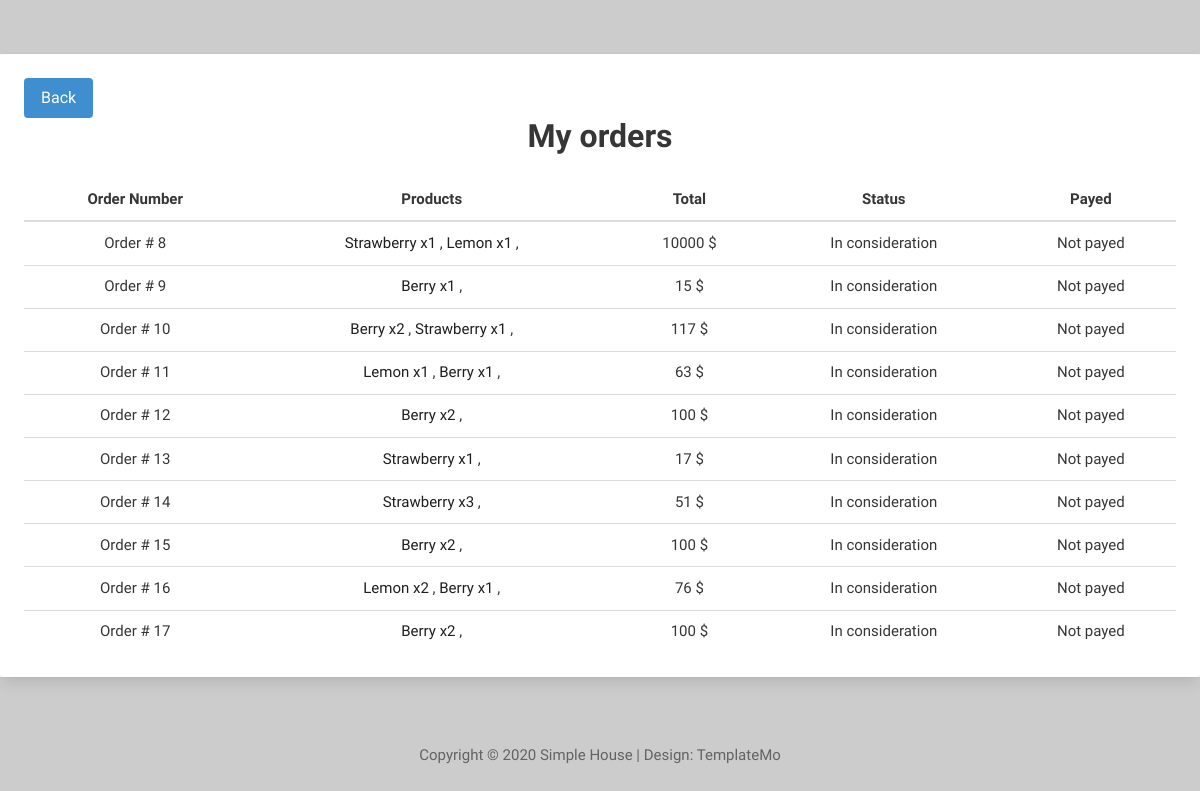
The page /orders/ (signed in) on the database its author committed.
### store/models.py (models this page shows, shortened)
class Order(models.Model):
    address = models.CharField(max_length=255, null=True, blank=True)
    phone = models.CharField(max_length=255, null=True)
    user = models.ForeignKey(User, on_delete=models.CASCADE, null=True)
    total_price = models.IntegerField()
    def __str__(self):
        return 'Order # %s' % (str(self.id))

class OrderProduct(models.Model):
    order = models.ForeignKey('store.Order', on_delete=models.CASCADE, related_name='order_products', null=True)
    product = models.ForeignKey('store.Products', on_delete=models.CASCADE)
    amount = models.IntegerField()
    total = models.IntegerField()
    def __str__(self):
        return '%s x%s' % (self.product, self.amount)

class Products(models.Model):
    category = models.ForeignKey('store.Category', on_delete=models.CASCADE, null=True)
    title = models.CharField(max_length=255)
    description = models.TextField()
    slug = models.SlugField()
    image = models.ImageField()
    price = models.IntegerField(null=True)
    def __str__(self):
        return self.title

### store/views.py (the view)
# urls.py: path('orders/', orders, name='orders'),
def orders(request):
    orders_list = Order.objects.filter(user=request.user)
    return render(request, 'orders.html', {'orders': orders_list})

### store/templates/orders.html (shortened to what this page needs)
{% load static %}
<!DOCTYPE html>
<html lang="en">
<head>
    <link rel="stylesheet" href="https://cdn.jsdelivr.net/npm/bulma@0.9.3/css/bulma.min.css">
    <link href="{% static '/css/all.min.css' %}" rel="stylesheet"/>
    <link href="{% static '/css/templatemo-style.css' %}" rel="stylesheet"/>
    <link rel="stylesheet" href="{% static '/css/style.css' %}">
</head>
<body>
    <br><br>
    <div class="container">
        <div class="card p-5">
                <a class='button is-info' href="{% url 'store:shop' %}">Back</a>
            <div class="content">
                {% if orders %}
                    <div class="title has-text-centered">My orders</div>
                    <table class="table has-text-centered">
                        <thead>
                        <tr>
                            <th>Order Number</th>
                            <th>Products</th>
                            <th>Total</th>
                            <th>Status</th>
                            <th>Payed</th>
                        </tr>
                        </thead>
                        <tbody>
                        {% for order in orders %}
                            <tr>
                                <td>{{ order }}</td>
                                <td>
                                    {% for order_product in order.order_products.all %}
                                        <a href="{% url 'store:detail' order_product.product.pk %}">
                                            {{ order_product }}
                                        </a>,
                                    {% endfor %}
                                </td>
                                <td>{{ order.total_price }} $</td>
                                <td>In consideration</td>
                                <td>Not payed</td>
                            </tr>
                        {% endfor %}
                        </tbody>
                    </table>
                {% else %}
                    <p class="title has-text-centered">Nothing ordered yet</p>
                {% endif %}
            </div>
        </div>
    </div>
<footer class="tm-footer text-center">
    <p>Copyright &copy; 2020 Simple House
        | Design: <a rel="nofollow" href="https://templatemo.com">TemplateMo</a></p>
</footer>
</body>
</html>

### store/static/css/templatemo-style.css (style rules this page uses)
ul, nav, body, h1, h2, h4, h6, p, figure { margin: 0; padding: 0; }
a, button { transition: all 0.3s ease; }
html { box-sizing: border-box; -ms-overflow-style: scrollbar; }
*, *::before, *::after { box-sizing: inherit; }
.container { width: 100%; max-width: 1200px; margin-right: auto; margin-left: auto; }
.text-center { text-align: center; }
body { font-family: 'Open Sans', Arial, sans-serif; font-size: 17px; background-color: #ccc; overflow-x: hidden; }
.container { background-color: white; }
p, address { color: #626364; line-height: 1.8; }
.tm-footer { padding: 25px 15px; margin-top: 40px; }
.tm-footer a { color: #626364; text-decoration: none; }

### store/static/css/style.css (style rules this page uses)
body { color: #666666; font-size: 15px; font-family: 'Athiti', sans-serif; line-height: 1.80857; }
a { color: #1f1f1f; text-decoration: none !important; outline: none !important; -webkit-transition: all .3s ease-in-out; -moz-transition: all .3s ease-in-out; -ms-transition: all .3s ease-in-out; -o-transition: all .3s ease-in-out; transition: all .3s ease-in-out; }
a { color: #1f1f1f; text-decoration: none; outline: none; }
a, .btn { text-decoration: none !important; outline: none !important; -webkit-transition: all .3s ease-in-out; -moz-transition: all .3s ease-in-out; -ms-transition: all .3s ease-in-out; -o-transition: all .3s ease-in-out; transition: all .3s ease-in-out; }

### rows shown on the page
Order: id "Order # 8", total_price "10000"
OrderProduct: product+amount "Strawberry x1"
OrderProduct: product+amount "Lemon x1"
Order: id "Order # 9", total_price "15"
OrderProduct: product+amount "Berry x1"
Order: id "Order # 10", total_price "117"
OrderProduct: product+amount "Berry x2"
OrderProduct: product+amount "Strawberry x1"
Order: id "Order # 11", total_price "63"
OrderProduct: product+amount "Lemon x1"
OrderProduct: product+amount "Berry x1"
Order: id "Order # 12", total_price "100"
OrderProduct: product+amount "Berry x2"
Order: id "Order # 13", total_price "17"
OrderProduct: product+amount "Strawberry x1"
Order: id "Order # 14", total_price "51"
OrderProduct: product+amount "Strawberry x3"
Order: id "Order # 15", total_price "100"
OrderProduct: product+amount "Berry x2"
Order: id "Order # 16", total_price "76"
OrderProduct: product+amount "Lemon x2"
OrderProduct: product+amount "Berry x1"
Order: id "Order # 17", total_price "100"
OrderProduct: product+amount "Berry x2"
